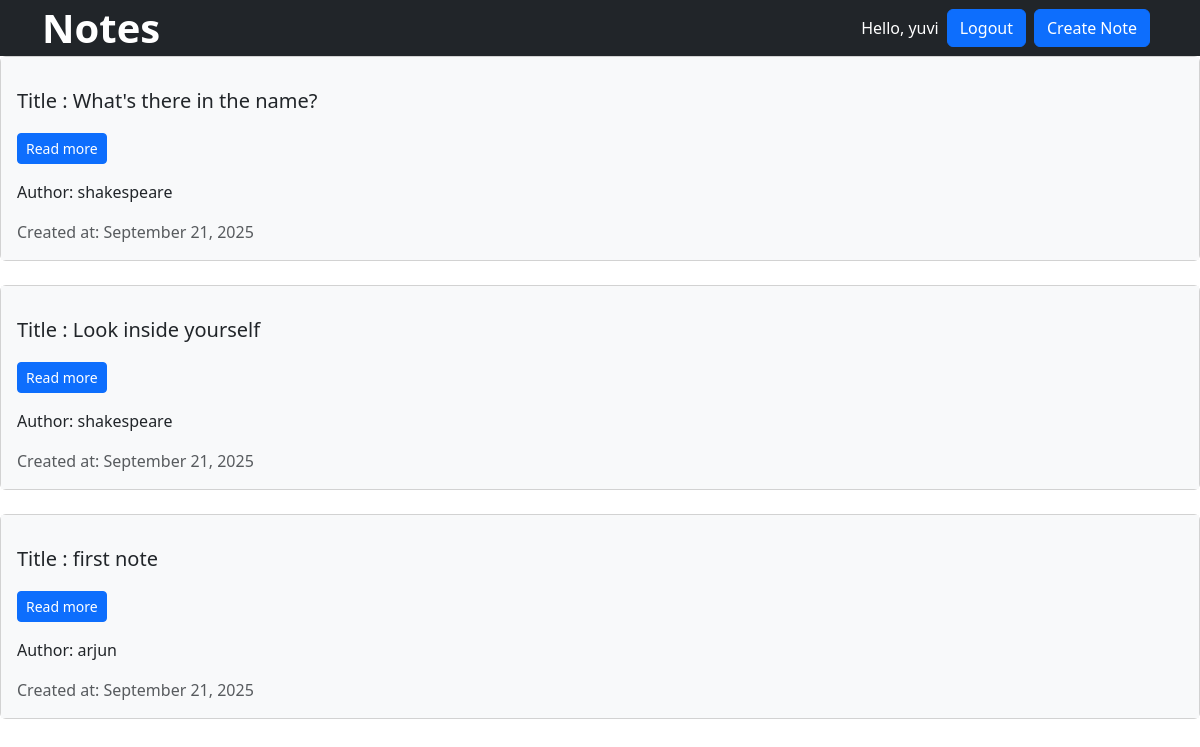
Page /notes/ (signed in) on the earlier database version.
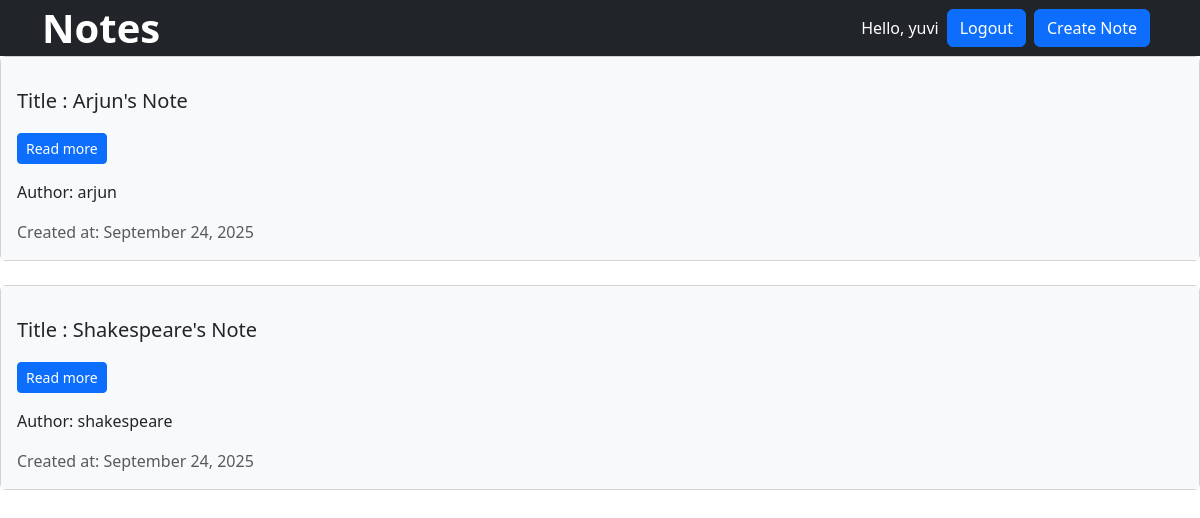
Same page on the later database version.
### users/models.py (models this page shows)
class CustomUser(AbstractUser):
    age = models.PositiveIntegerField(null=True, blank=True)
    bio = models.TextField(null=True, blank=True)
    def __str__(self):
        return self.username

### notes/models.py (models this page shows, shortened)
class Note(models.Model):
    title = models.CharField(max_length=200)
    content = models.TextField()
    user = models.ForeignKey('users.CustomUser', on_delete=models.CASCADE)
    created_at = models.DateTimeField(auto_now_add=True)
    updated_at = models.DateTimeField(auto_now=True)

### notes/views.py (the view)
# urls.py: path('notes/', NotesListView.as_view(), name='notes'),
class NotesListView(LoginRequiredMixin,ListView):
    template_name = 'notes.html'
    context_object_name = 'notes'
    model = Note
    login_url = 'login'

### templates/notes.html
{% extends '_base.html' %}
{% block content %}
    {% for note in notes %}
        <div class="card">
            <div class="card-body bg-light text-dark p-3">
                <div>
                    <p><h5 class="card-title mb-3">Title : {{ note.title }}</h5>
                    {% if user.is_authenticated %}
                    <a class="btn btn-primary btn-sm mt-1" href="{% url 'note-detail' note.pk %}">Read more</a></p>
                    {% else %}
                    <a class="btn btn-primary btn-sm mt-1" href="{% url 'login' %}">Read more</a></p>
                    {% endif %}
                </div>
                <p class="card-text fw-500">Author: {{ note.user }}</p>
                <p class="card-text text-muted fs-6">Created at: {{ note.created_at|date:"F d, Y" }}</p>
            </div>
        </div>
        <br>
    {% endfor %}
{% endblock content %}

### templates/_base.html (shortened to what this page needs)
<!DOCTYPE html>
<html lang="en">
<head>
    <link href="https://cdn.jsdelivr.net/npm/bootstrap@5.3.8/dist/css/bootstrap.min.css" rel="stylesheet">
    <link rel="stylesheet" href="/static/styles/icons.css">
    <link rel="stylesheet" href="/static/styles/notes-detail.css">
</head>
<body>
    <header class="p-1 bg-dark text-white">
        <div class="container d-flex align-items-center">
            <h1 class="m-0">
            <a href="{% url 'home' %}" class="text-white text-decoration-none fw-bold fs-1">Notes</a>
            </h1>
            <div class="ms-auto d-flex align-items-center justify-content-end">
                {% if user.is_authenticated %}
                <p class="m-0 d-inline mx-2">Hello, {{ user.username }}</p>
                <form action="{% url 'logout' %}" method="post" class="d-inline">
                    <button type="submit" class="btn btn-primary">Logout</button>
                </form>
                <a><a href="{% url 'note-create' %}" class="btn btn-primary mx-2">Create Note</a>
                {% else %}
                <a href="{% url 'login' %}" class="btn btn-primary">Login</a>
                <a href="{% url 'signup' %}" class="btn btn-primary mx-2">Sign Up</a>
                {% endif %}
            </div>
        </div>
    </header>
    <div>
    {% block content %}
    {% endblock content %}
    </div>
</body>
</html>

Differences in the rows shown:
removed Note: title "What's there in the name?", user "shakespeare", created_at "September 21, 2025"
removed Note: title "Look inside yourself", user "shakespeare", created_at "September 21, 2025"
removed Note: title "first note", user "arjun", created_at "September 21, 2025"
added Note: title "Arjun's Note", user "arjun", created_at "September 24, 2025"
added Note: title "Shakespeare's Note", user "shakespeare", created_at "September 24, 2025"
